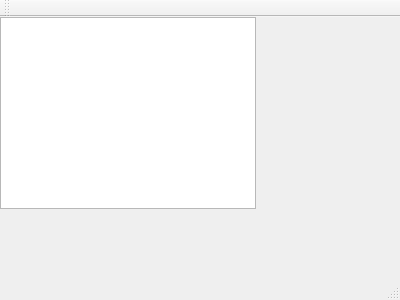
<?xml version="1.0" encoding="UTF-8"?>
<ui version="4.0">
 <class>MainWindow</class>
 <widget class="QMainWindow" name="MainWindow">
  <property name="geometry">
   <rect>
    <x>0</x>
    <y>0</y>
    <width>400</width>
    <height>300</height>
   </rect>
  </property>
  <property name="windowTitle">
   <string>MainWindow</string>
  </property>
  <widget class="QWidget" name="centralWidget">
   <widget class="QTreeView" name="treeView">
    <property name="geometry">
     <rect>
      <x>0</x>
      <y>0</y>
      <width>256</width>
      <height>192</height>
     </rect>
    </property>
   </widget>
  </widget>
  <widget class="QMenuBar" name="menuBar">
   <property name="geometry">
    <rect>
     <x>0</x>
     <y>0</y>
     <width>400</width>
     <height>21</height>
    </rect>
   </property>
  </widget>
  <widget class="QToolBar" name="mainToolBar">
   <attribute name="toolBarArea">
    <enum>TopToolBarArea</enum>
   </attribute>
   <attribute name="toolBarBreak">
    <bool>false</bool>
   </attribute>
  </widget>
  <widget class="QStatusBar" name="statusBar"/>
 </widget>
 <layoutdefault spacing="6" margin="11"/>
 <resources/>
 <connections/>
</ui>
